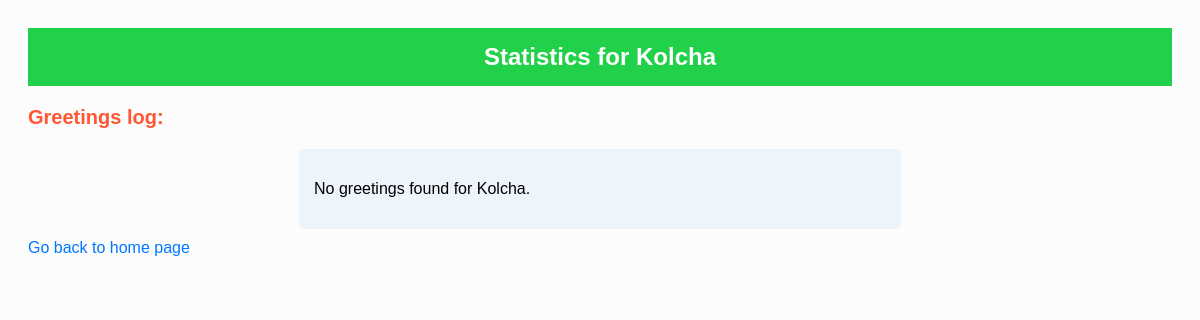
Before: /stats/Kolcha/ with the older database file.
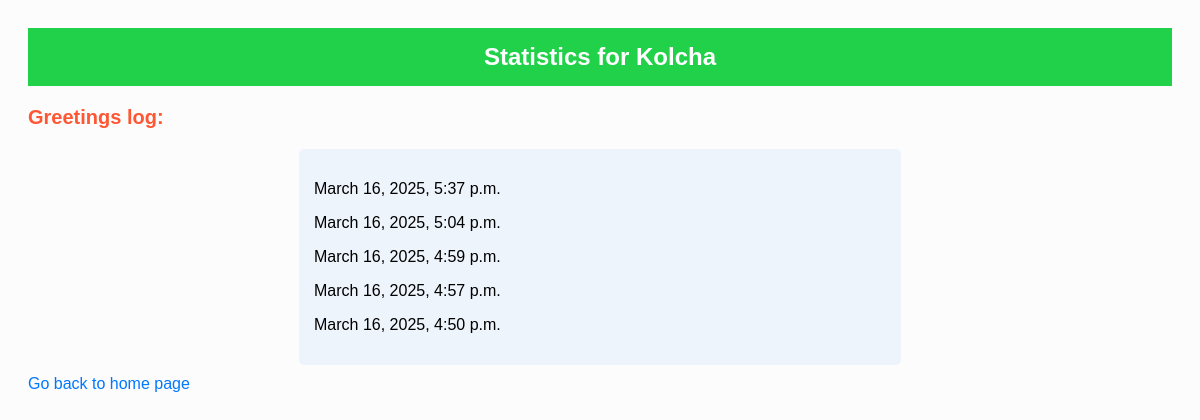
After: the same page with the newer database file.
### myapp/models.py (models this page shows, shortened)
class Message(models.Model):
    name = models.CharField(max_length=200)
    timestamp = models.DateTimeField(auto_now_add=True)

### myapp/views.py (the view)
# urls.py: path('stats/<str:name>/', views.stats_name, name='stats_name'),
def stats_name(request, name):
    greetings = Message.objects.filter(name=name).order_by("-timestamp")
    return render(request, "stats_name.html", {"name": name, "greetings": greetings})

### myapp/templates/stats_name.html (shortened to what this page needs)
<!DOCTYPE html>
<html lang="en">
<head>
</head>
<body>
    <div class="header">Statistics for {{ name }}</div>
    <div class="content">
        <p class="log-title">Greetings log:</p>
        <div class="log-container">
            {% for greeting in greetings %}
                <p>{{ greeting.timestamp }}</p>
            {% empty %}
                <p>No greetings found for {{ name }}.</p>
            {% endfor %}
        </div>
        <a href="/">Go back to home page</a>
    </div>
</body>
</html>

Changed rows visible on the page:
now on this page (row edited): Message: timestamp "March 16, 2025, 5:37 p.m."
now on this page (row edited): Message: timestamp "March 16, 2025, 5:04 p.m."
now on this page (row edited): Message: timestamp "March 16, 2025, 4:59 p.m."
now on this page (row edited): Message: timestamp "March 16, 2025, 4:57 p.m."
now on this page (row edited): Message: timestamp "March 16, 2025, 4:50 p.m."
Other visible differences:
{{ name }}: "Kolcha" → (not shown)
text no longer shown: "No greetings found for ."
